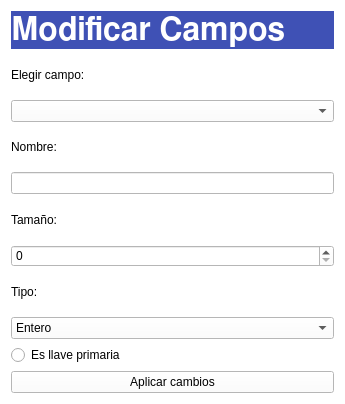
<?xml version="1.0" encoding="UTF-8"?>
<ui version="4.0">
 <class>modifyfieldwindow</class>
 <widget class="QWidget" name="modifyfieldwindow">
  <property name="geometry">
   <rect>
    <x>0</x>
    <y>0</y>
    <width>345</width>
    <height>404</height>
   </rect>
  </property>
  <property name="windowTitle">
   <string>Form</string>
  </property>
  <property name="styleSheet">
   <string notr="true">background-color: white;</string>
  </property>
  <layout class="QVBoxLayout" name="verticalLayout">
   <item>
    <widget class="QLabel" name="label">
     <property name="font">
      <font>
       <family>FreeSans</family>
       <pointsize>24</pointsize>
       <weight>75</weight>
       <bold>true</bold>
      </font>
     </property>
     <property name="styleSheet">
      <string notr="true">background-color:#3F51B5;
color: white;</string>
     </property>
     <property name="text">
      <string>Modificar Campos</string>
     </property>
    </widget>
   </item>
   <item>
    <widget class="QLabel" name="label_2">
     <property name="text">
      <string>Elegir campo:</string>
     </property>
    </widget>
   </item>
   <item>
    <widget class="QComboBox" name="comboBox_campos"/>
   </item>
   <item>
    <widget class="QLabel" name="label_3">
     <property name="text">
      <string>Nombre:</string>
     </property>
    </widget>
   </item>
   <item>
    <widget class="QLineEdit" name="lineEdit"/>
   </item>
   <item>
    <widget class="QLabel" name="label_4">
     <property name="text">
      <string>Tamaño:</string>
     </property>
    </widget>
   </item>
   <item>
    <widget class="QSpinBox" name="spinBox"/>
   </item>
   <item>
    <widget class="QLabel" name="label_5">
     <property name="text">
      <string>Tipo:</string>
     </property>
    </widget>
   </item>
   <item>
    <widget class="QComboBox" name="comboBox_2">
     <item>
      <property name="text">
       <string>Entero</string>
      </property>
     </item>
     <item>
      <property name="text">
       <string>Caracter</string>
      </property>
     </item>
     <item>
      <property name="text">
       <string>Cadena de caracteres</string>
      </property>
     </item>
    </widget>
   </item>
   <item>
    <widget class="QRadioButton" name="radioButton">
     <property name="text">
      <string>Es llave primaria</string>
     </property>
    </widget>
   </item>
   <item>
    <widget class="QPushButton" name="pushButton">
     <property name="text">
      <string>Aplicar cambios</string>
     </property>
    </widget>
   </item>
  </layout>
 </widget>
 <resources/>
 <connections/>
</ui>
